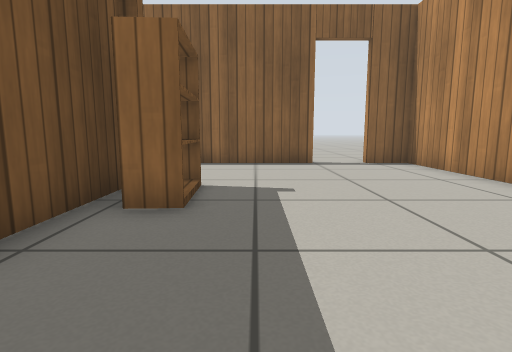
view 1 (above)

12 first-person views from a walk through a world built for the Gazebo simulator. The camera is 0.5 m above the floor, tilts 8° down and sees 80° across. Floor lines are 1 m apart. The floor is counted in squares, 0.5 m on a side. Each view is taken from the middle of a square. On the plan, view 1 faces up. The plan holds only what a view shows up to about 12 squares ahead; the rest is blank. Simple patterns stand in for the simulator's built-in surfaces. Some stock models are drawn as simple stand-ins.

view 2
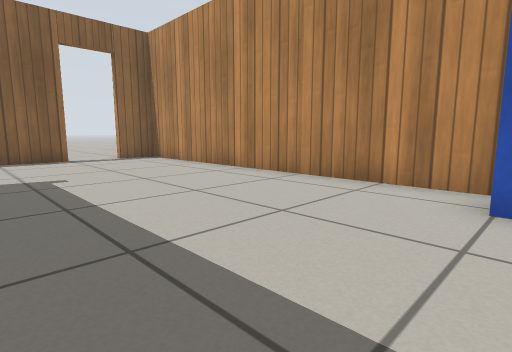

view 3
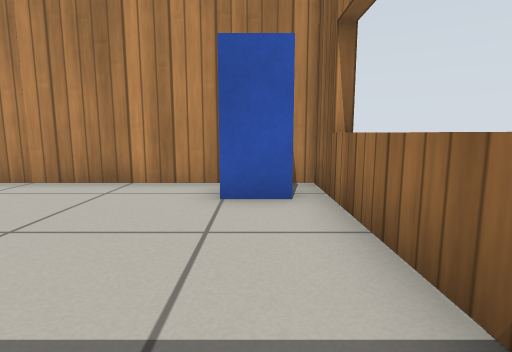

view 4
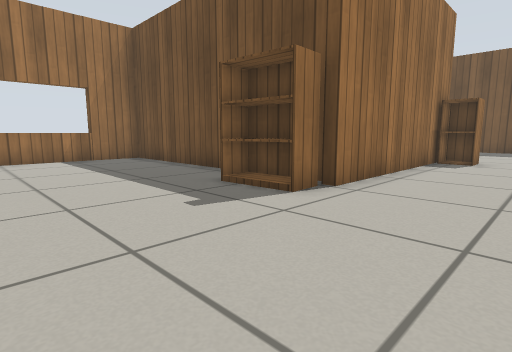

view 5
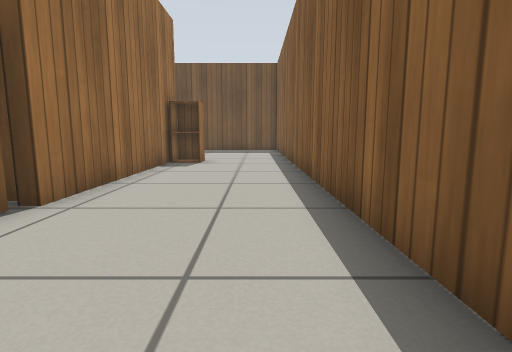

view 6
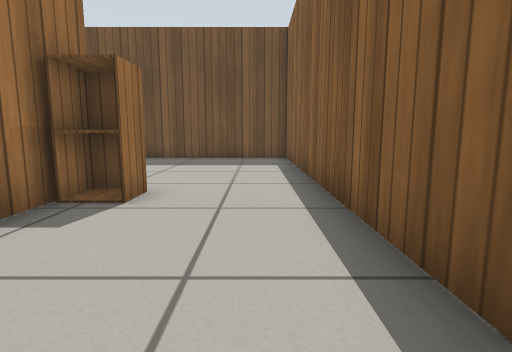

view 7
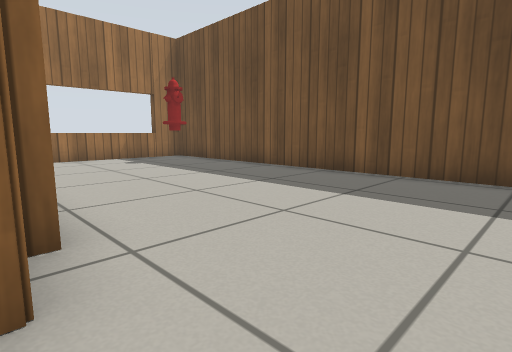

view 8
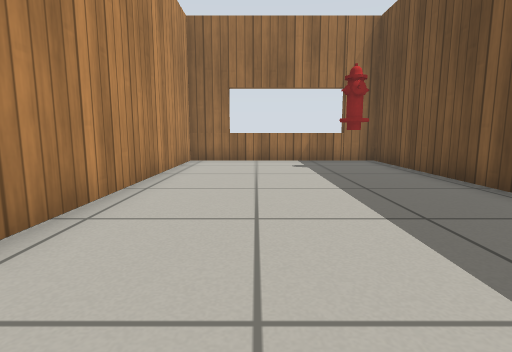

view 9
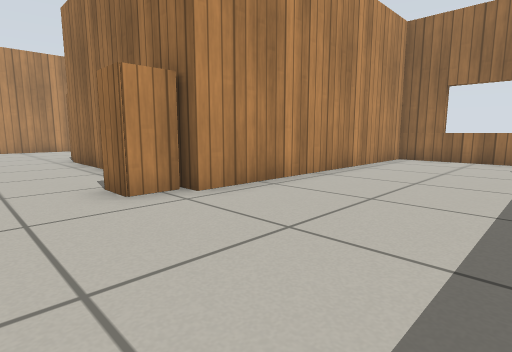

view 10
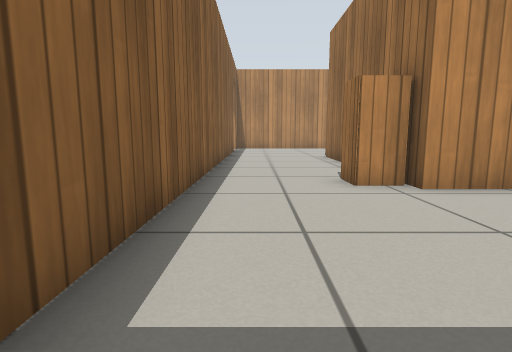

view 11
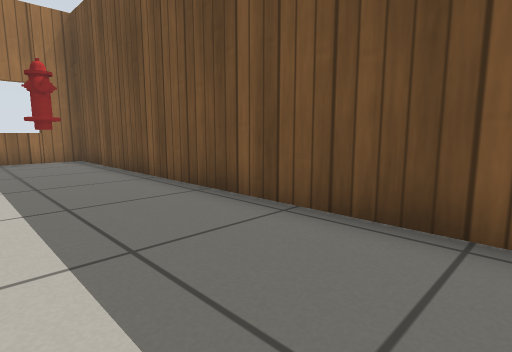

view 12
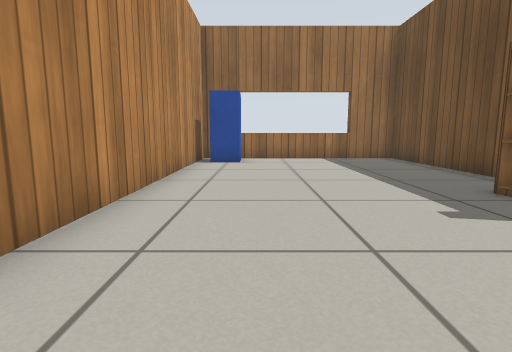

### Floor plan
Ten units are one square. View 1 is at (0, 0); x grows to the right and y downward. Boxes are objects, and circles mark ways between rooms. Rooms are numbered by the first view taken in them; rooms with no view inside come last. Other rooms are left out.
<svg viewBox="-168 -107 224 144">
<path fill="none" stroke="#000" d="M-24 -36 -24 32 51 32 51 -102 37 -102M20 -102 -96 -102M-96 -60 -21 -60 -21 -57M-96 -102 -163 -102 -163 32 -96 32 -96 -60"/>
<rect x="-95" y="-75" width="10" height="10" fill="#bbb"><title>cabinet</title></rect>
<rect x="-25" y="-65" width="20" height="30" fill="#bbb"><title>bookshelf</title></rect>
<rect x="35" y="15" width="10" height="10" fill="#bbb"><title>postbox</title></rect>
<rect x="-155" y="5" width="10" height="10" fill="#bbb"><title>fire hydrant</title></rect>
<circle cx="-90" cy="-80" r="3" fill="#2a7"/>
<text x="0" y="-50">1</text>
<text x="-130" y="-40">2</text>
</svg>
Room 1 opens to room 2.

Where each view was taken, in squares from view 1:
view 1: 0 up, 0 right, facing up
view 2: 2 down, 1 left, facing up-right
view 3: 2 down, 1 left, facing right
view 4: 9 up, 3 right, facing down-left
view 5: 9 up, 2 right, facing left
view 6: 9 up, 4 left, facing left
view 7: 9 up, 9 left, facing down-left
view 8: 8 up, 12 left, facing down
view 9: 9 up, 14 left, facing down-right
view 10: 9 up, 15 left, facing right
view 11: 9 up, 13 left, facing down-left
view 12: 9 up, 3 right, facing down
